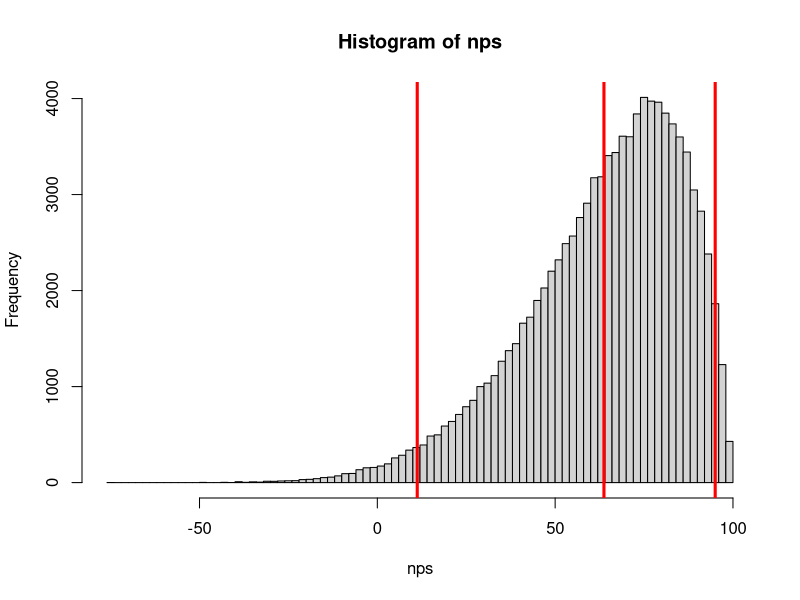
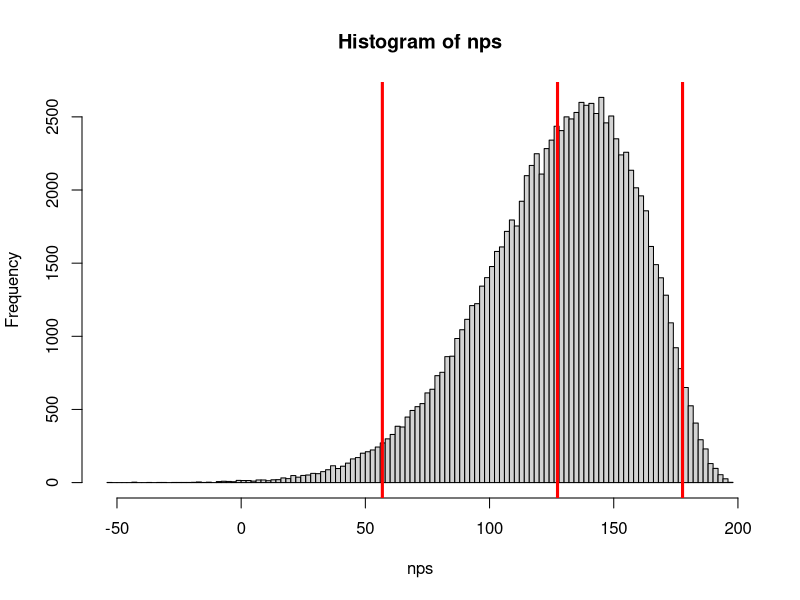
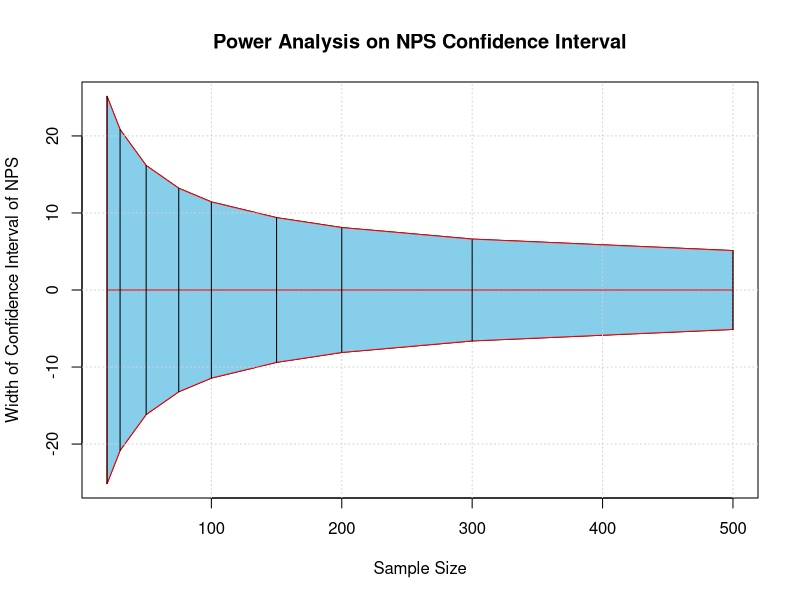
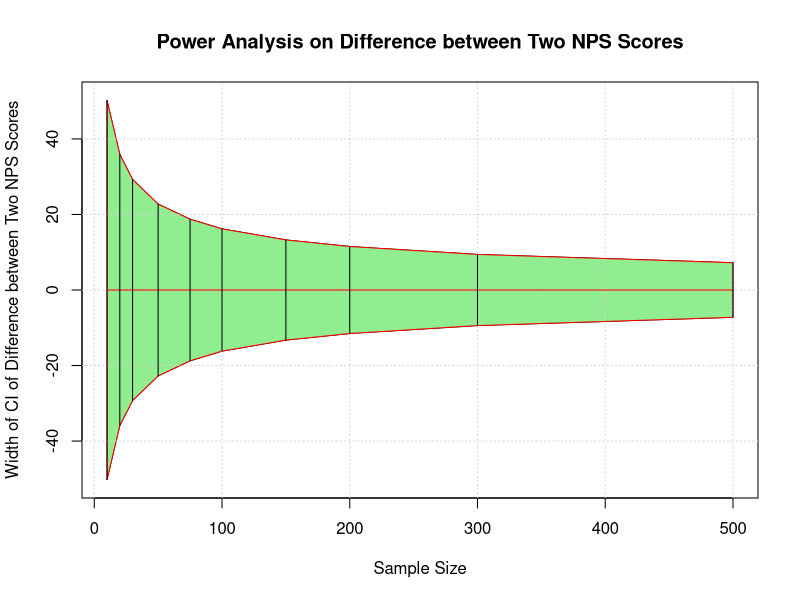

These figures' R source, in order: (Note: this script raises an error after producing the figures.)
library(MCMCpack)

##### CREDIBLE INTERVALS ON ONE NPS SCORE #################

# Assuming a multinomial distribution for the number of
# detractors, neutrals and promoters, and a Dirichlet prior for the parameters
# of the multinomial, the posterior distribution of the counts of people in 
# each category is distributed Dirichlet with parameters =  alpha(i) + x(i)

# Take 100k samples from posterior and convert to NPS score
# np = # of promoters; nq = # of neutrals; nd = # of detractors
nps.sim <- function(np,nq,nd){
  # Parameters of minimally informative Dirichlet prior
  alpha <- c(0.000001, 0.000001, 0.000001)
  
  # Parameters of Dirichlet posteriors 
  theta <- c(np, nq, nd) + alpha
  
  ns <- 100000 # Number of simulations 
  
  # n random draws from Dirichlet(theta)
  sim <- rdirichlet(ns, theta)
  
  # Convert to NPS scores
  nps <- 100 * (sim[,1] - sim[,3])
  return(nps)
}

# Calculate point estimate and credible intervals
nps.results <- function(sim){
  # Point estimate and credible intervals
  point <- mean(sim)
  lb <- quantile(sim, 0.025)
  ub <- quantile(sim, 0.975)
  
  out <- list(lb, point, ub)
  names(out) <- c('Lower Bound', 'Point Estimate', 'Upper Bound')
  return(out)
}

nps <- nps.sim(9,0,2)
results <-nps.results(nps)
results

# Plot posterior
hist(nps, breaks=100)
{abline(v=results[1], col='red', lwd=3)
abline(v=mean(nps), col='red', lwd=3)
abline(v=results[3], col='red', lwd=3)}


##### CREDIBLE INTERVALS ON THE DIFFERENCE BETWEEN TWO NPS SCORES #######

# Take 100k samples from posterior and convert to NPS score
# and convert to difference in NPS scores
nps.sim.2test <- function(np1,nq1,nd1,np2,nq2,nd2){
  # Parameters of minimally informative Dirichlet prior
  alpha1 <- c(0.00001, 0.00001, 0.00001)
  alpha2 <- c(0.00001, 0.00001, 0.00001)
  
  # Parameters of Dirichlet posteriors 
  theta1 <- c(np1, nq1, nd1) + alpha1
  theta2 <- c(np2, nq2, nd2) + alpha2
  
  ns <- 100000 # Number of simulations 
  
  # n random draws from Dirichlet(theta)
  sim1 <- rdirichlet(ns, theta1)
  sim2 <- rdirichlet(ns, theta2)
  
  # Convert to NPS scores
  nps1 <- 100 * (sim1[,1] - sim1[,3])
  nps2 <- 100 * (sim2[,1] - sim2[,3])
  
  # Compute difference between nps scores
  diff.nps <- nps1 - nps2
  
  return(diff.nps)
}

# Calculate point estimate and credible intervals
nps.results.diff <- function(sim){
  # Point estimate and credible intervals
  point <- mean(sim)
  lb <- quantile(sim, 0.025)
  ub <- quantile(sim, 0.975)
  
  out <- c(lb, point, ub)
  return(out)
}

nps <- nps.sim.2test(9,0,2,2,0,9)
results <- nps.results(nps)
results

# Plot posterior
{hist(nps, breaks=100)
abline(v=results[[1]], col='red', lwd=3)
abline(v=mean(nps), col='red', lwd=3)
abline(v=results[[3]], col='red', lwd=3)}

################## POWER ANALYSIS #########################

# Length of one side of the credible intervals
# at a sample size of n
{
  ss <- c(20,30,50,75,100,150,200,300,500) # Sample sizes
  ci <- NULL # Credible intervals
  sim <- NULL # Results of simulation
  for(i in 1:length(ss)){
    sim <- nps.sim(ss[i]/2,ss[i]/2,ss[i])
    ci[i] <- (nps.results(sim)[[3]] - nps.results(sim)[[1]])/2
    print(ss[i])
  }
  pow <- data.frame(ss, ci)
  pow
}

# Plot of size of CIs at various sample sizes
{
plot(ss, ci, type='l', ylim=c(-25,25), ylab='Width of Confidence Interval of NPS',
     xlab='Sample Size', main='Power Analysis on NPS Confidence Interval')
lines(ss, -ci)
polygon(c(ss, rev(ss)), c(ci, rev(-ci)), col="skyblue", border = "red")
grid()
lines(c(ss[1],ss[length(ss)]), c(0,0) ,col='red')
for(i in 1:length(ss)) lines(c(ss[i],ss[i]),c(ci[i],-ci[i])) 
}

# Minimum difference needed to be detected 
# at a sample size of n (total sample size 2*n)
{
ss <- c(10,20,30,50,75,100,150,200,300,500) # Sample sizes
ci <- NULL
sim <- NULL
for(i in 1:length(ss)){
  sim <- nps.sim.2test(ss[i]/2,ss[i]/2,ss[i],ss[i]/2,ss[i]/2,ss[i])
  ci[i] <- (nps.results.diff(sim)[[3]] - nps.results.diff(sim)[[1]])/2
  print(i)
}
pow <- data.frame(ss, ci)
pow
}

# Plot of size of CIs of difference between two
# scores at various sample sizes
{
  plot(ss, ci, type='l', ylim=c(-51,51), ylab='Width of CI of Difference between Two NPS Scores',
       xlab='Sample Size', main='Power Analysis on Difference between Two NPS Scores')
  lines(ss, -ci)
  polygon(c(ss, rev(ss)), c(ci, rev(-ci)), col="lightgreen", border = "red")
  grid()
  lines(c(ss[1],ss[length(ss)]), c(0,0) ,col='red')
  for(i in 1:length(ss)) lines(c(ss[i],ss[i]),c(ci[i],-ci[i])) 
}

# Minimum difference needed to be detected 
# at a sample size of n (total sample size 2*n)
{
  ss1 <- c(10,20,30,50,75,100,150,200,300,500) # Sample size 1
  ss2 <- c(10,20,30,50,75,100,150,200,300,500) # Sample size 1
  ci <- data.frame()
  sim <- NULL
  for(i in 1:length(ss1)){
    for(j in 1:length(ss2)){
      sim <- nps.sim.2test(ss1[i]/2,ss1[i]/2,ss1[i],ss2[j]/2,ss2[j]/2,ss2[j])
      ci[i,j] <- (nps.results.diff(sim)[[3]] - nps.results.diff(sim)[[1]])/2
      print(c(i,j))
    }
  }
  row.names(ci) <- ss1
  names(ci) <- ss1
  ci
}

# Plot of size of CIs of difference between two
# scores at various sample sizes
{
  plot(ss, ci, type='l', ylim=c(-51,51), ylab='Width of CI of Difference between Two NPS Scores',
       xlab='Sample Size', main='Power Analysis on Difference between Two NPS Scores')
  lines(ss, -ci)
  polygon(c(ss, rev(ss)), c(ci, rev(-ci)), col="lightgreen", border = "red")
  grid()
  lines(c(ss[1],ss[length(ss)]), c(0,0) ,col='red')
  for(i in 1:length(ss)) lines(c(ss[i],ss[i]),c(ci[i],-ci[i])) 
}
